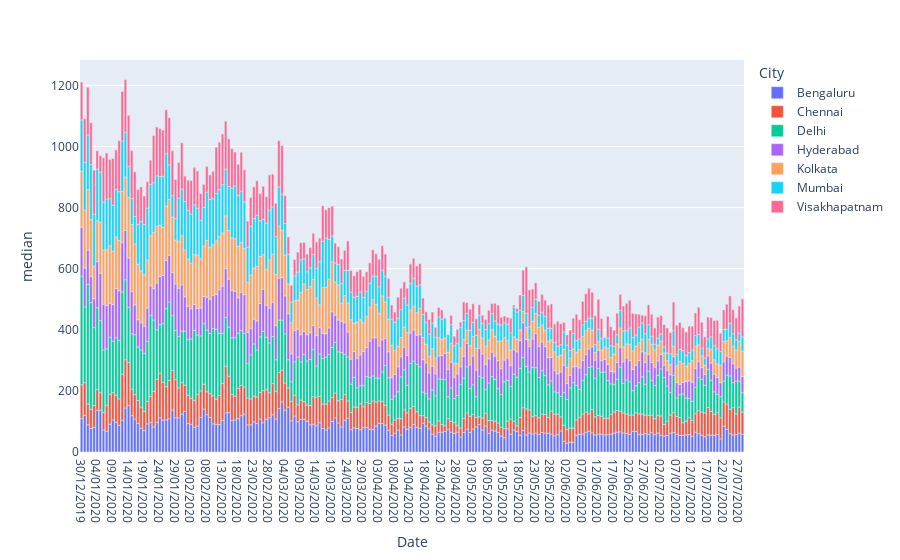

The notebook cell this image was saved under:
### Markdown cell above
Lets make a simple bar chart

### Code cell
fig=px.bar(df1,'Date','median',color='City')
#fig.update_layout(title="PM 2.5 for Indian cities")
fig.show()
fig.write_image(f'images/pm2.5_barchart.png')

### Figure 1 — Plotly figure (JSON) as saved in the notebook; plotly's stock layout.template omitted (floating-point values rounded to 4 significant figures; data arrays with more than 128 entries replaced by an {"elided": "..."} marker saying what was removed)
{"data": [{"alignmentgroup": "True", "hovertemplate": "City=Bengaluru<br>Date=%{x}<br>median=%{y}<extra></extra>", "legendgroup": "Bengaluru", "marker": {"color": "#636efa"}, "name": "Bengaluru", "offsetgroup": "Bengaluru", "orientation": "v", "showlegend": true, "textposition": "auto", "type": "bar", "x": {"elided": "212 str values"}, "xaxis": "x", "y": {"elided": "212 int values"}, "yaxis": "y"}, {"alignmentgroup": "True", "hovertemplate": "City=Chennai<br>Date=%{x}<br>median=%{y}<extra></extra>", "legendgroup": "Chennai", "marker": {"color": "#EF553B"}, "name": "Chennai", "offsetgroup": "Chennai", "orientation": "v", "showlegend": true, "textposition": "auto", "type": "bar", "x": {"elided": "212 str values"}, "xaxis": "x", "y": {"elided": "212 int values"}, "yaxis": "y"}, {"alignmentgroup": "True", "hovertemplate": "City=Delhi<br>Date=%{x}<br>median=%{y}<extra></extra>", "legendgroup": "Delhi", "marker": {"color": "#00cc96"}, "name": "Delhi", "offsetgroup": "Delhi", "orientation": "v", "showlegend": true, "textposition": "auto", "type": "bar", "x": {"elided": "212 str values"}, "xaxis": "x", "y": {"elided": "212 int values"}, "yaxis": "y"}, {"alignmentgroup": "True", "hovertemplate": "City=Hyderabad<br>Date=%{x}<br>median=%{y}<extra></extra>", "legendgroup": "Hyderabad", "marker": {"color": "#ab63fa"}, "name": "Hyderabad", "offsetgroup": "Hyderabad", "orientation": "v", "showlegend": true, "textposition": "auto", "type": "bar", "x": {"elided": "212 str values"}, "xaxis": "x", "y": {"elided": "212 int values"}, "yaxis": "y"}, {"alignmentgroup": "True", "hovertemplate": "City=Kolkata<br>Date=%{x}<br>median=%{y}<extra></extra>", "legendgroup": "Kolkata", "marker": {"color": "#FFA15A"}, "name": "Kolkata", "offsetgroup": "Kolkata", "orientation": "v", "showlegend": true, "textposition": "auto", "type": "bar", "x": {"elided": "212 str values"}, "xaxis": "x", "y": {"elided": "212 int values"}, "yaxis": "y"}, {"alignmentgroup": "True", "hovertemplate": "City=Mumbai<br>Date=%{x}<br>median=%{y}<extra></extra>", "legendgroup": "Mumbai", "marker": {"color": "#19d3f3"}, "name": "Mumbai", "offsetgroup": "Mumbai", "orientation": "v", "showlegend": true, "textposition": "auto", "type": "bar", "x": {"elided": "212 str values"}, "xaxis": "x", "y": {"elided": "212 int values"}, "yaxis": "y"}, {"alignmentgroup": "True", "hovertemplate": "City=Visakhapatnam<br>Date=%{x}<br>median=%{y}<extra></extra>", "legendgroup": "Visakhapatnam", "marker": {"color": "#FF6692"}, "name": "Visakhapatnam", "offsetgroup": "Visakhapatnam", "orientation": "v", "showlegend": true, "textposition": "auto", "type": "bar", "x": {"elided": "209 str values"}, "xaxis": "x", "y": {"elided": "209 int values"}, "yaxis": "y"}], "layout": {"autosize": true, "barmode": "relative", "legend": {"title": {"text": "City"}, "tracegroupgap": 0}, "margin": {"t": 60}, "xaxis": {"anchor": "y", "autorange": true, "domain": [0, 1], "range": [-0.5, 211.5], "title": {"text": "Date"}, "type": "category"}, "yaxis": {"anchor": "x", "autorange": true, "domain": [0, 1], "range": [0, 1283.0], "title": {"text": "median"}, "type": "linear"}}}
